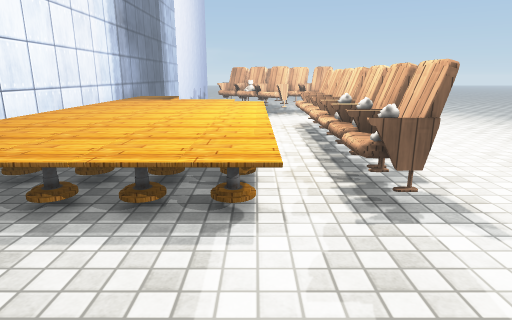
View 1 (above)

24 first-person views from a walk through a scene from a Unity 3-D project. The camera is 1.4 m above the floor, tilts 14° down and sees 75° across. The floor is counted in squares, 0.5 m on a side. Each view is taken from the middle of a square. On the plan, view 1 faces up. The plan holds only what a view shows up to about 20 squares ahead; the rest is blank. The place goes on beyond the plan. Some surface patterns are stand-ins.

View 2
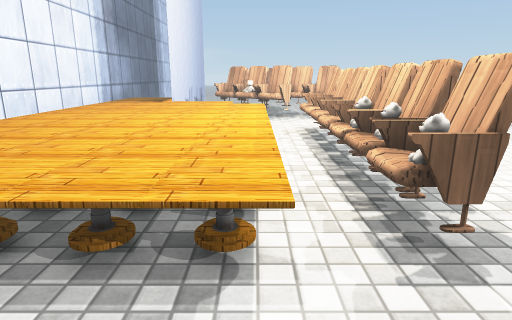

View 3
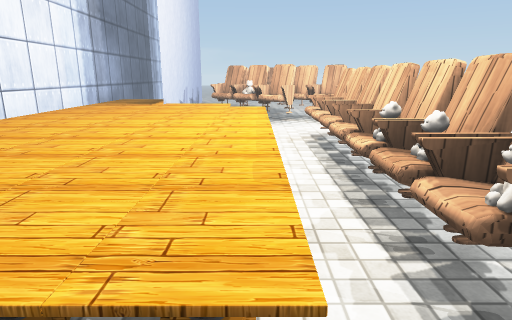

View 4
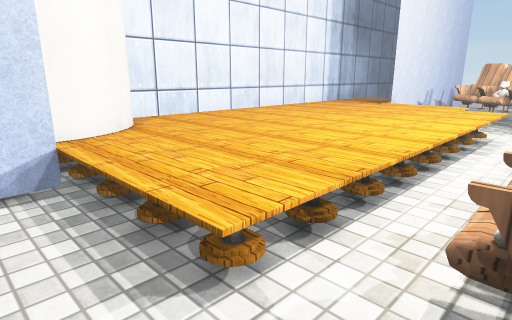

View 5
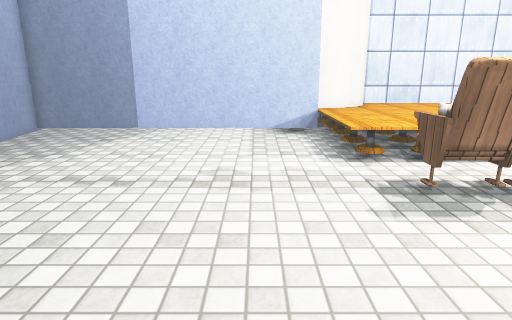

View 6
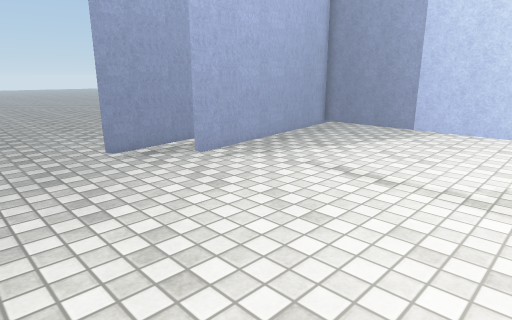

View 7
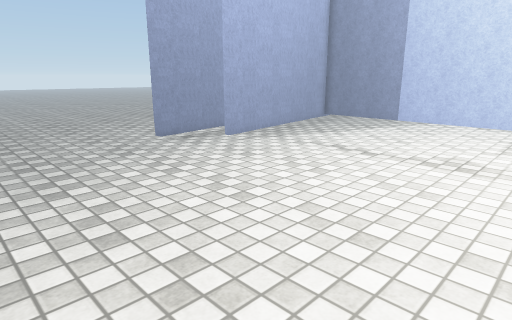

View 8
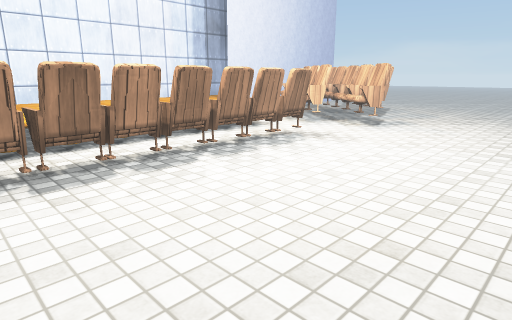

View 9
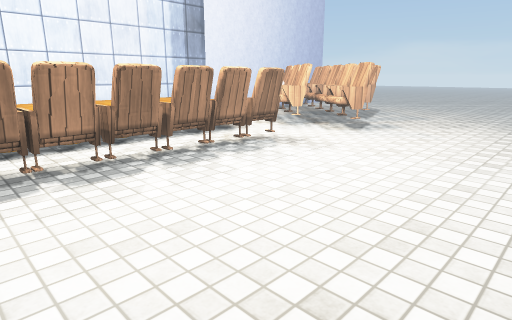

View 10
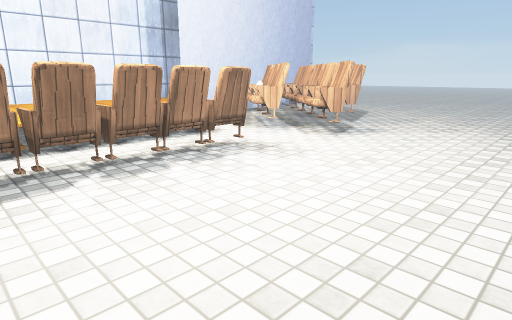

View 11
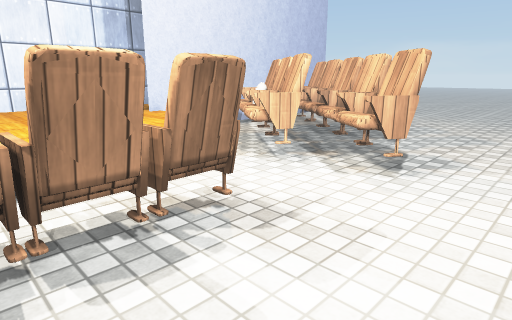

View 12
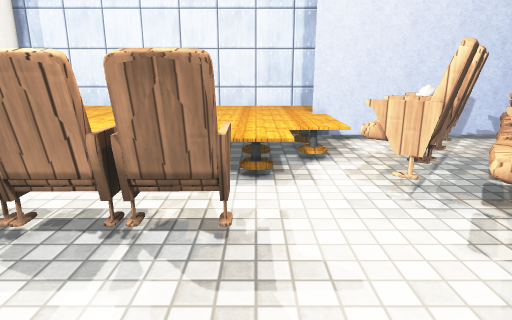

View 13
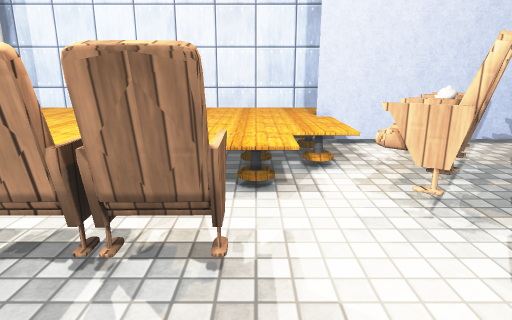

View 14
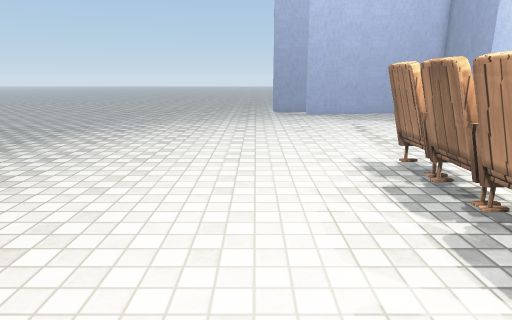

View 15
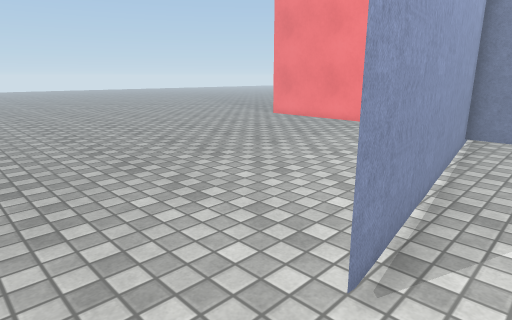

View 16
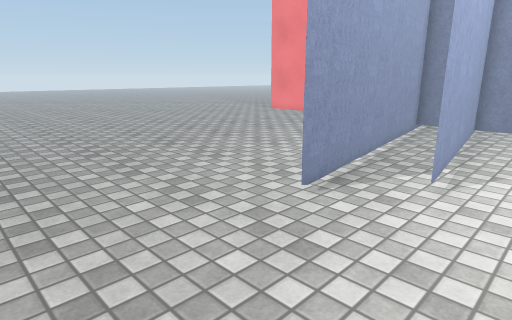

View 17
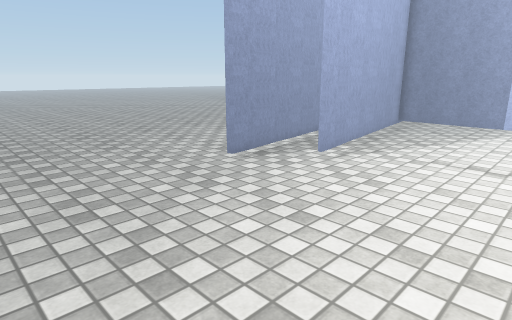

View 18
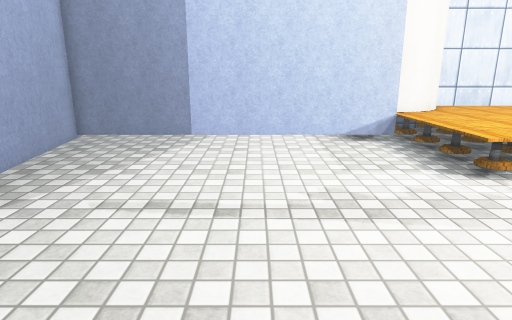

View 19
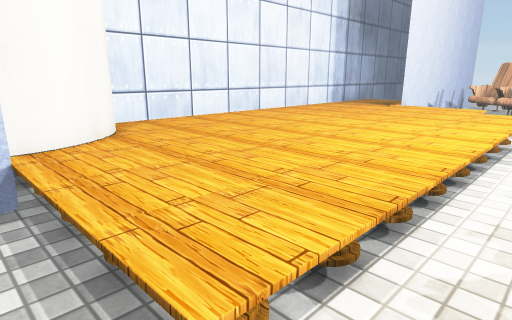

View 20
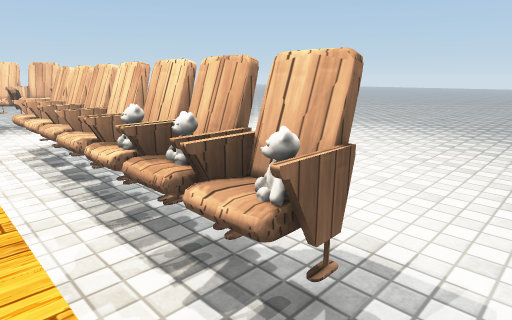

View 21
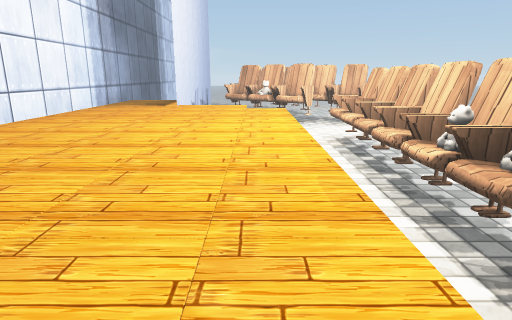

View 22
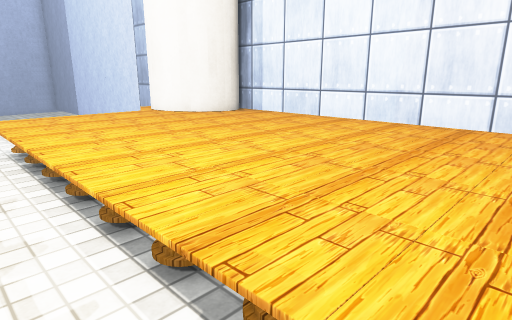

View 23
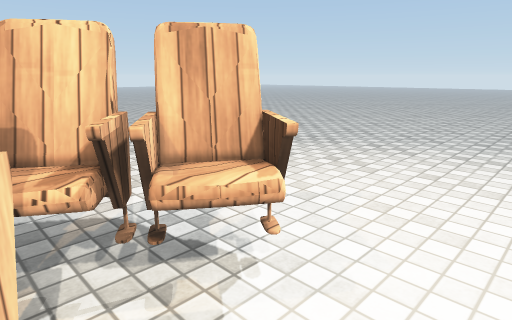

View 24
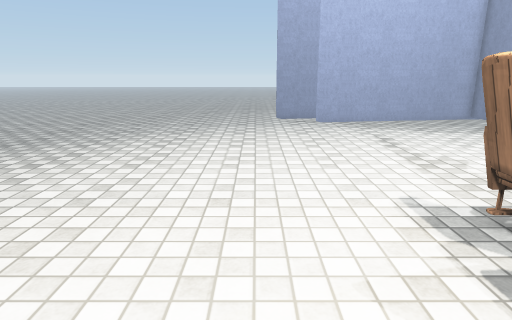

### Floor plan
Key: @ floor where view 1 was taken; # wall or solid block; . floor; C chair; T thing the floor can be seen under or through; O other object.
Columns run from 10 left of view 1 to 14 right of it. Each row starts with its distance up from view 1.
 27      #.CCCCCCCCC.........
 26 #    #.CCCCCCCCCC........
 25 #OOOO#...CCCCCCCC........
 24 #OOO#OOOO.CCC.CC.........
 23 #OOOOOOOO..C.............
 22 #OOOOOOOOOO.............
 21 #OOOOOOOOOO..C..........
 20 #OOOOOOOOOO.CCC..........
 19 #OOOOOOOOOO.CCC..........
 18 #OOOOOOOOOO.CCC..........
 17 #OOOOOOOOOO.CCC..........
 16 #OOOOOOOOOO.CCC..........
 15 #OOOOOOOOOO.CCC..........
 14 #OOOOOOOOOO.CCC..........
 13 #OOOOOOOOOO.CCC..........
 12 #OOOOOOOOOO.CCC..........
 11 #OOOOOOOOOO.CCC..........
 10 #OOOOOOOOOO.CCC..........
  9 #OOOOOOOOOO.CCC..........
  8 #  OOOOOOOO.CCC..........
  7  O  OOOOOOO.CCC..........
  6  O  OOOOOOO..............
  5    OO#...................
  4    OOT...................
  3   ...T...................
  2   ...T...................
  1   ...T...................
  0   ...T....@..............
 -1   ...T...................
 -2   ...T...................
 -3   ...T...................
 -4   ...T...................
 -5   ...T...................
 -6   ...T........#..........
 -7   ...T..#######..........
 -8      ###................
 -9      T.....######.......
-10      ########...........
-11             ............
-12           ..............
-13         ...............
-14         ...............

Positions as (right, up) in squares from view 1, and headings:
1: (0, 0), facing up
2: (0, 2), facing up
3: (0, 4), facing up
4: (3, 4), facing up-left
5: (11, 3), facing left
6: (11, 3), facing down-left
7: (14, 5), facing down-left
8: (14, 7), facing up-left
9: (14, 9), facing up-left
10: (14, 11), facing up-left
11: (9, 16), facing up-left
12: (9, 21), facing left
13: (8, 21), facing left
14: (8, 17), facing down
15: (10, -7), facing down-left
16: (13, -4), facing down-left
17: (14, 0), facing down-left
18: (9, 0), facing left
19: (2, 5), facing up-left
20: (0, 5), facing up-right
21: (-1, 5), facing up
22: (2, 21), facing down-left
23: (2, 22), facing up-right
24: (8, 13), facing down
